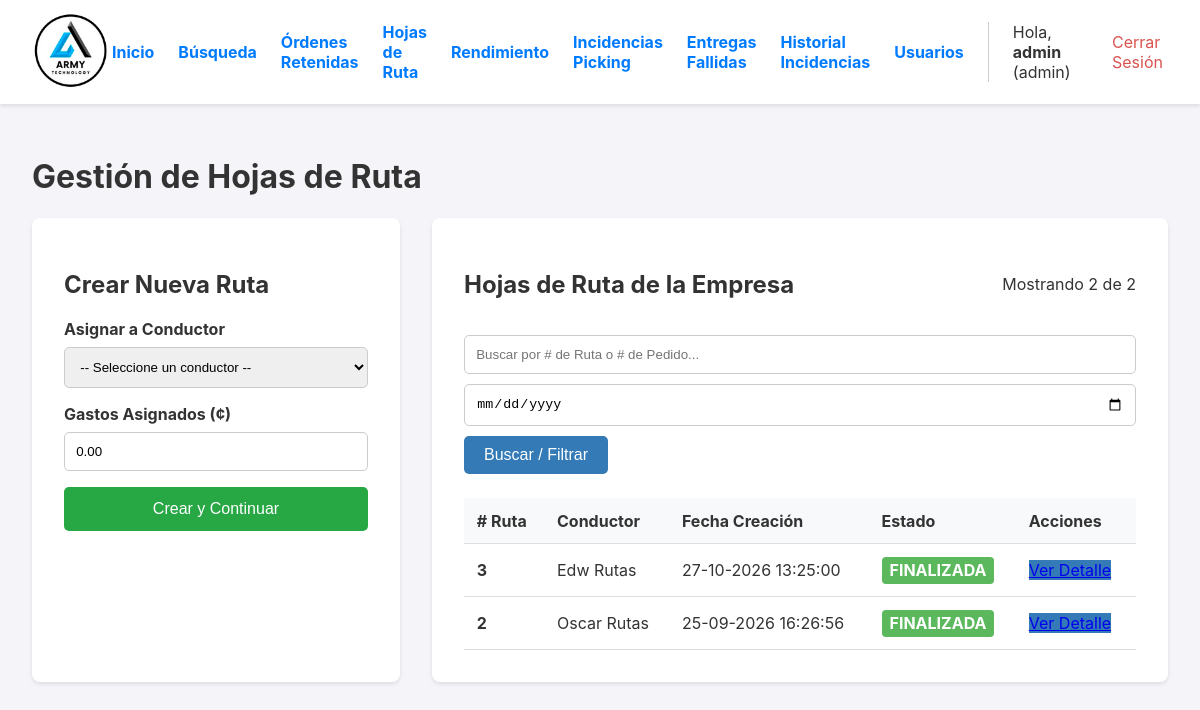
/rutas (signed in), run on the app's committed database.
### app.py (models this page shows, shortened)
class User(UserMixin, db.Model):
    id = db.Column(db.Integer, primary_key=True)
    username = db.Column(db.String(80), unique=True, nullable=False)
    password_hash = db.Column(db.String(256), nullable=False)
    role = db.Column(db.String(20), nullable=False, default='operario')

class HojaDeRuta(db.Model):
    __tablename__ = 'hoja_de_ruta'
    id = db.Column(db.Integer, primary_key=True)
    fecha_creacion = db.Column(db.DateTime, default=datetime.datetime.utcnow)
    estado = db.Column(db.String(20), nullable=False, default='EN_PREPARACION')
    gastos_asignados = db.Column(db.Float, nullable=False, default=0.0)
    ordenes = db.relationship('Orden', backref='hoja_de_ruta', lazy='dynamic')
    transacciones = db.relationship('Transaccion', backref='hoja_de_ruta', lazy='dynamic', cascade="all, delete-orphan")
    gastos_viaje = db.relationship('GastoViaje', backref='hoja_de_ruta', lazy='dynamic', cascade="all, delete-orphan")
    fecha_finalizacion = db.Column(db.DateTime, nullable=True)
    tipo_entrega = db.Column(db.String(20), nullable=False, default='INTERNA') # Valores: 'INTERNA', 'EXTERNA'
    conductor_id = db.Column(db.Integer, db.ForeignKey('user.id'), nullable=True) # Ahora es opcional
    conductor = db.relationship('User', backref='hojas_de_ruta')
    nombre_transportista = db.Column(db.String(100), nullable=True) # Ej: "Guatex", "Cargo Expreso"
    nombre_receptor = db.Column(db.String(100), nullable=True)     # Nombre de la persona que recibe
    id_receptor = db.Column(db.String(50), nullable=True)          # DPI, Cédula, etc.

### app.py (the view, shortened to what this page needs)
@app.route('/rutas', methods=['GET', 'POST'])
@login_required
@logistica_required
def gestionar_rutas():
    page = request.args.get('page', 1, type=int)
    search_query = request.args.get('search', '').strip()
    fecha_filtro = request.args.get('fecha', '').strip() # Extraemos el nuevo parámetro de fecha
    RUTAS_POR_PAGINA = 30
    query_base = db.select(HojaDeRuta).options(joinedload(HojaDeRuta.conductor)).where(HojaDeRuta.tipo_entrega == 'INTERNA')
    query_base = query_base.order_by(HojaDeRuta.fecha_creacion.desc())
    pagination = db.paginate(query_base, page=page, per_page=RUTAS_POR_PAGINA, error_out=False)
    rutas = pagination.items
    conductores = db.session.execute(db.select(User).filter_by(role='conductor').order_by(User.username)).scalars().all()
    return render_template(
        'gestionar_rutas.html',
        rutas=rutas,
        conductores=conductores,
        pagination=pagination,
        search_query=search_query,
        fecha_filtro=fecha_filtro # Pasamos el filtro para mantener el valor en la interfaz
    )

### app.py (called while the page is built)
def logistica_required(f):
    @wraps(f)
    def decorated_function(*args, **kwargs):
        if not current_user.is_authenticated or current_user.role not in ['admin', 'operario', 'garantias']:
            flash('Se requiere rol de Administrador, Operario o Garantías para acceder a esta página.', 'error')
            return redirect(url_for('dashboard'))
        return f(*args, **kwargs)
    return decorated_function

@login_manager.user_loader
def load_user(user_id):
    return db.session.get(User, int(user_id))

@app.template_filter('localtime')
def to_localtime_filter(utc_datetime):
    if not utc_datetime: return ""
    local_tz = pytz.timezone('America/Costa_Rica')
    local_dt = utc_datetime.replace(tzinfo=pytz.utc).astimezone(local_tz)
    return local_dt.strftime('%d-%m-%Y %H:%M:%S')

### templates/gestionar_rutas.html (shortened to what this page needs)
{% extends "layout.html" %}
{% block content %}
<h1>Gestión de Hojas de Ruta</h1>
<div class="admin-container">
    <div class="form-container">
        <h2>Crear Nueva Ruta</h2>
        <form method="POST">
            <div class="form-group">
                <label for="conductor_id">Asignar a Conductor</label>
                <select id="conductor_id" name="conductor_id" required>
                    <option value="">-- Seleccione un conductor --</option>
                </select>
            </div>
            <div class="form-group">
                <label for="gastos_asignados">Gastos Asignados (¢)</label>
                <input type="number" id="gastos_asignados" name="gastos_asignados" step="0.01" min="0" value="0.00" required>
            </div>
            <button type="submit" class="submit-btn">Crear y Continuar</button>
        </form>
    </div>
    <div class="list-container">
        <div style="display: flex; justify-content: space-between; align-items: center; margin-bottom: 1rem;">
            <h2>Hojas de Ruta de la Empresa</h2>
            <span>Mostrando {{ rutas|length }} de {{ pagination.total }}</span>
        </div>
        <form method="GET" class="search-form">
            <input type="text" name="search" placeholder="Buscar por # de Ruta o # de Pedido..." value="{{ search_query or '' }}">
            <input type="date" name="fecha" value="{{ fecha_filtro or '' }}" title="Filtrar por fecha de creación">
            <button type="submit" class="submit-btn search-btn" style="width: auto;">Buscar / Filtrar</button>
        </form>
        <table>
            <thead>
                <tr>
                    <th># Ruta</th>
                    <th>Conductor</th>
                    <th>Fecha Creación</th>
                    <th>Estado</th>
                    <th>Acciones</th>
                </tr>
            </thead>
            <tbody>
                {% for ruta in rutas %}
                <tr>
                    <td><strong>{{ ruta.id }}</strong></td>
                    <td>
                        {{ ruta.conductor.username if ruta.conductor else 'N/A' }}
                    </td>
                    <td>{{ ruta.fecha_creacion | localtime }}</td>
                    <td>
                        <span class="estado estado-{{ ruta.estado }}">{{ ruta.estado.replace('_', ' ') }}</span>
                    </td>
                    <td>
                        <a href="{{ url_for('detalle_ruta', ruta_id=ruta.id) }}" class="action-link" style="background-color: #337ab7; display: inline-block; margin-right: 5px;">Ver Detalle</a>
                    </td>
                </tr>
                {% else %}
                <tr>
                    <td colspan="5" style="text-align: center; padding: 2rem;">No hay hojas de ruta registradas que coincidan con la búsqueda.</td>
                </tr>
                {% endfor %}
            </tbody>
        </table>
    </div>
</div>
{% endblock %}

### templates/layout.html (shortened to what this page needs)
<!DOCTYPE html>
<html lang="es">
<head>
</head>
<body>
    <header>
        <div class="logo">
            <a href="{{ url_for('dashboard') }}">
                <img src="{{ url_for('static', filename='img/logo.png') }}" alt="Logo de la Empresa">
            </a>
        </div>
        <nav class="nav">
             {% if current_user.is_authenticated %}
                {% if current_user.role == 'admin' %}
                    <div class="nav-admin-links">
                        <a href="{{ url_for('dashboard') }}">Inicio</a>
                        <a href="{{ url_for('reportes_y_busqueda') }}">Búsqueda</a>
                        <a href="{{ url_for('ordenes_retenidas') }}">Órdenes Retenidas</a>
                        <a href="{{ url_for('gestionar_rutas') }}">Hojas de Ruta</a>
                        <a href="{{ url_for('reporte_operarios') }}">Rendimiento</a>
                        <a href="{{ url_for('gestionar_incidencias') }}" class="nav-link-with-badge">
                            Incidencias Picking
                        </a>
                        <a href="{{ url_for('gestionar_entregas_fallidas') }}" class="nav-link-with-badge">
                            Entregas Fallidas
                        </a>
                        <a href="{{ url_for('historial_incidencias') }}">Historial Incidencias</a>
                        <a href="{{ url_for('gestionar_usuarios') }}">Usuarios</a>
                    </div>
                {% endif %}
                <div class="user-info">
                    <span>Hola, <strong>{{ current_user.username }}</strong> ({{ current_user.role }})</span>
                    <a href="{{ url_for('logout') }}" style="color: #d9534f;">Cerrar Sesión</a>
                </div>
             {% endif %}
        </nav>
    </header>
    <main>
        {% block content %}{% endblock %}
    </main>
</body>
</html>

### templates/layout.html (style rules this page uses)
body { font-family: -apple-system, BlinkMacSystemFont, "Segoe UI", Roboto, "Helvetica Neue", Arial, sans-serif; margin: 0; background-color: #f4f4f9; color: #333; }
header { background-color: #fff; padding: 10px 2em; display: flex; justify-content: space-between; align-items: center; box-shadow: 0 2px 4px rgba(0,0,0,0.1); position: sticky; top: 0; z-index: 100; }
.logo img { height: 80px; }
.nav { display: flex; align-items: center; gap: 1em; }
.nav-admin-links { display: flex; align-items: center; gap: 1.5em; font-weight: bold; border-right: 1px solid #ccc; padding-right: 1.5em; margin-right: 0.5em; }
.nav-admin-links a, .user-info a { text-decoration: none; color: #007bff; }
.user-info { display: flex; align-items: center; gap: 1em; }
main { padding: 2em; }
* { box-sizing: border-box; }
main { padding: 1em; }
@media (min-width: 768px) { main { padding: 2em; } }
.nav-link-with-badge { position: relative; text-decoration: none; }

### templates/gestionar_rutas.html (style rules this page uses)
.admin-container { display: grid; grid-template-columns: 1fr; gap: 2rem; }
@media (min-width: 992px) { .admin-container { grid-template-columns: 1fr 2fr; } }
.form-container, .list-container { background: white; padding: 2em; border-radius: 8px; box-shadow: 0 2px 4px rgba(0,0,0,0.1); }
.form-group { margin-bottom: 1rem; }
label { display: block; margin-bottom: 0.5rem; font-weight: bold; }
input[type="text"], input[type="number"], input[type="date"], select { width: 100%; padding: 0.7rem; border-radius: 5px; border: 1px solid #ccc; box-sizing: border-box; }
.submit-btn { width: 100%; padding: 0.8rem; background-color: #28a745; color: white; border: none; border-radius: 5px; cursor: pointer; font-size: 1rem; }
table { width: 100%; border-collapse: collapse; }
th, td { padding: 0.8rem; border-bottom: 1px solid #ddd; text-align: left; vertical-align: middle; }
th { background-color: #f8f9fa; }
.estado { font-weight: bold; padding: 0.2em 0.5em; border-radius: 4px; color: white; display: inline-block; text-transform: capitalize; }
.estado-FINALIZADA { background-color: #5cb85c; }
.search-form { display: flex; gap: 10px; margin-bottom: 1.5rem; flex-wrap: wrap; }
.search-form input[type="text"] { flex-grow: 2; min-width: 200px; }
.search-form input[type="date"] { flex-grow: 1; min-width: 150px; }
.search-form .search-btn { width: 100%; padding: 10px 20px; background-color: #337ab7; }

### data on the page
User: username "admin", role "admin"
HojaDeRuta: id "3", conductor "Edw Rutas", fecha_creacion "27-10-2026 13:25:00", estado.replace "FINALIZADA"
HojaDeRuta: id "2", conductor "Oscar Rutas", fecha_creacion "25-09-2026 16:26:56", estado.replace "FINALIZADA"

### other printed values
{{ rutas|length }} "2"
{{ pagination.total }} "2"
